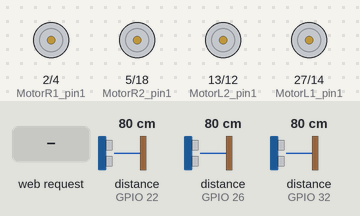
The sketch below on a simulated ESP32. Shown: motor-driver pin pairs drawn as motors (green arrow = first pin HIGH = forward, orange = second pin HIGH = backward, longer = more drive). Wiring (inferred from the names in the program): 3 × ultrasonic range finder: trigger GPIO 23, echo GPIO 22 / trigger GPIO 25, echo GPIO 26 / trigger GPIO 33, echo GPIO 32. The inputs (shaded band) are chosen by the test bench; at power-on: distance to the obstacle (sensors on GPIO 22, GPIO 26, GPIO 32) 80 cm. The echo pulse lasts 58.3 µs per cm; what the sketch prints to the serial monitor is not drawn.

Above: at 1.2 s.
1.3 s: distance to the obstacle (sensor on GPIO 22) set to 12 cm
2.8 s: distance to the obstacle (sensor on GPIO 22) set to 9 cm
At 3.4 s:
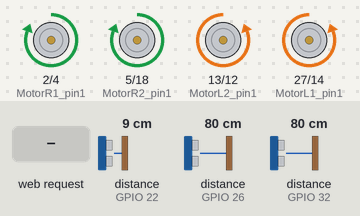
4.3 s: distance to the obstacle (sensor on GPIO 26) set to 12 cm
5.8 s: distance to the obstacle (sensor on GPIO 26) set to 9 cm
At 6.7 s:
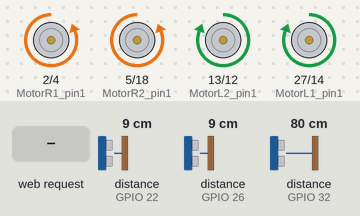
7.3 s: HTTP request GET /ON received
10.3 s: distance to the obstacle (sensor on GPIO 32) set to 7 cm
At 11.2 s:
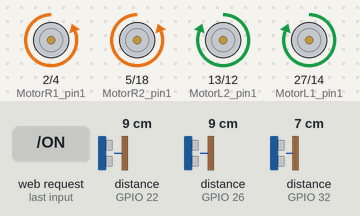
13.3 s: distance to the obstacle (sensor on GPIO 32) set to 4 cm
At 15.4 s:
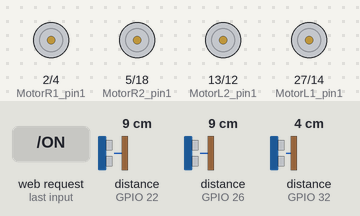
Timing chart, 0 to 16.9 s (numbered marks = the images above; inputs shaded):
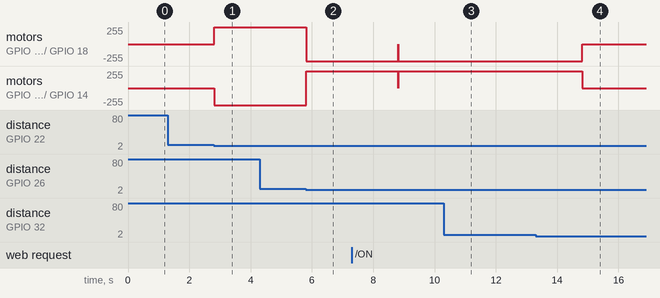

Measured:
- the behaviour switches between 11 and 10 cm on distance to the obstacle (sensor on GPIO 22) (found by bisection; images 0 and 1)
- the behaviour switches between 11 and 10 cm on distance to the obstacle (sensor on GPIO 26) (found by bisection; images 1 and 2)
- the behaviour switches between 6 and 5 cm on distance to the obstacle (sensor on GPIO 32) (found by bisection; images 3 and 4)
- after the input at 2.8 s, motor on GPIO 2 (MotorR1_pin1) / GPIO 4 (MotorR1_pin2), motor on GPIO 5 (MotorR2_pin1) / GPIO 18 (MotorR2_pin2): stopped → forward 255/255 at once; motor on GPIO 13 (MotorL2_pin1) / GPIO 12 (MotorL2_pin2), motor on GPIO 27 (MotorL1_pin1) / GPIO 14 (MotorL1_pin2): stopped → backward 255/255 at once
- after the input at 5.8 s, motor on GPIO 2 (MotorR1_pin1) / GPIO 4 (MotorR1_pin2), motor on GPIO 5 (MotorR2_pin1) / GPIO 18 (MotorR2_pin2): forward 255/255 → backward 255/255 at once; motor on GPIO 13 (MotorL2_pin1) / GPIO 12 (MotorL2_pin2), motor on GPIO 27 (MotorL1_pin1) / GPIO 14 (MotorL1_pin2): backward 255/255 → forward 255/255 at once
- after the input at 7.3 s, motor on GPIO 2 (MotorR1_pin1) / GPIO 4 (MotorR1_pin2), motor on GPIO 5 (MotorR2_pin1) / GPIO 18 (MotorR2_pin2): backward 255/255 → stopped after 1.5 s, → backward 255/255 0.01 s later
- after the input at 10.3 s, motor on GPIO 2 (MotorR1_pin1) / GPIO 4 (MotorR1_pin2), motor on GPIO 5 (MotorR2_pin1) / GPIO 18 (MotorR2_pin2): stays backward 255/255 (without the input it goes to stopped after 1.5 s)
- after the input at 13.3 s, motor on GPIO 2 (MotorR1_pin1) / GPIO 4 (MotorR1_pin2), motor on GPIO 5 (MotorR2_pin1) / GPIO 18 (MotorR2_pin2): backward 255/255 → stopped after 1.5 s; motor on GPIO 13 (MotorL2_pin1) / GPIO 12 (MotorL2_pin2), motor on GPIO 27 (MotorL1_pin1) / GPIO 14 (MotorL1_pin2): forward 255/255 → stopped after 1.5 s

The sketch:

esp32_escravo.ino
```cpp
#include <WiFi.h>

const char *ssid = "ESP32_AP";
const char *password = "12345678";

WiFiServer server(80);

const int MotorL1_pin1 = 27;
const int MotorL1_pin2 = 14;
const int MotorR1_pin1 = 2;
const int MotorR1_pin2 = 4;
const int MotorL2_pin1 = 13;
const int MotorL2_pin2 = 12;
const int MotorR2_pin1 = 5;
const int MotorR2_pin2 = 18;

const int trig1 = 25;
const int echo1 = 26;
const int trig2 = 33;
const int echo2 = 32;
const int trig3 = 23;
const int echo3 = 22;

int distance1;
int distance2;
int distance3;
long duration;

void setup() {
  Serial.begin(115200);
  WiFi.softAP(ssid, password);
  Serial.print("Iniciando Access Point... IP: ");
  Serial.println(WiFi.softAPIP());

  server.begin();

  pinMode(MotorL1_pin1, OUTPUT);
  pinMode(MotorL1_pin2, OUTPUT);
  pinMode(MotorR1_pin1, OUTPUT);
  pinMode(MotorR1_pin2, OUTPUT);
  pinMode(MotorL2_pin1, OUTPUT);
  pinMode(MotorL2_pin2, OUTPUT);
  pinMode(MotorR2_pin1, OUTPUT);
  pinMode(MotorR2_pin2, OUTPUT);

  pinMode(trig1, OUTPUT);
  pinMode(echo1, INPUT);
  pinMode(trig2, OUTPUT);
  pinMode(echo2, INPUT);
  pinMode(trig3, OUTPUT);
  pinMode(echo3, INPUT);
}

void Stop() {
  digitalWrite(MotorL1_pin1, LOW);
  digitalWrite(MotorL1_pin2, LOW);
  digitalWrite(MotorR1_pin1, LOW);
  digitalWrite(MotorR1_pin2, LOW);
  digitalWrite(MotorL2_pin1, LOW);
  digitalWrite(MotorL2_pin2, LOW);
  digitalWrite(MotorR2_pin1, LOW);
  digitalWrite(MotorR2_pin2, LOW);
}

void Forward() {
  digitalWrite(MotorL1_pin1, HIGH);
  digitalWrite(MotorL1_pin2, LOW);
  digitalWrite(MotorR1_pin1, HIGH);
  digitalWrite(MotorR1_pin2, LOW);
  digitalWrite(MotorL2_pin1, HIGH);
  digitalWrite(MotorL2_pin2, LOW);
  digitalWrite(MotorR2_pin1, HIGH);
  digitalWrite(MotorR2_pin2, LOW);
}

void Left() {
  digitalWrite(MotorL1_pin1, LOW);
  digitalWrite(MotorL1_pin2, HIGH);
  digitalWrite(MotorR1_pin1, HIGH);
  digitalWrite(MotorR1_pin2, LOW);
  digitalWrite(MotorL2_pin1, LOW);
  digitalWrite(MotorL2_pin2, HIGH);
  digitalWrite(MotorR2_pin1, HIGH);
  digitalWrite(MotorR2_pin2, LOW);
}

void Right() {
  digitalWrite(MotorL1_pin1, HIGH);
  digitalWrite(MotorL1_pin2, LOW);
  digitalWrite(MotorR1_pin1, LOW);
  digitalWrite(MotorR1_pin2, HIGH);
  digitalWrite(MotorL2_pin1, HIGH);
  digitalWrite(MotorL2_pin2, LOW);
  digitalWrite(MotorR2_pin1, LOW);
  digitalWrite(MotorR2_pin2, HIGH);
}

void Turn180() {
  digitalWrite(MotorL1_pin1, HIGH);
  digitalWrite(MotorL1_pin2, LOW);
  digitalWrite(MotorR1_pin1, LOW);
  digitalWrite(MotorR1_pin2, HIGH);
  digitalWrite(MotorL2_pin1, HIGH);
  digitalWrite(MotorL2_pin2, LOW);
  digitalWrite(MotorR2_pin1, LOW);
  digitalWrite(MotorR2_pin2, HIGH);
  delay(3000);
  Stop();
}

void readDistances() {
  digitalWrite(trig1, LOW);
  delayMicroseconds(2);
  digitalWrite(trig1, HIGH);
  delayMicroseconds(10);
  digitalWrite(trig1, LOW);
  duration = pulseIn(echo1, HIGH);
  distance1 = duration * 0.034 / 2;

  digitalWrite(trig2, LOW);
  delayMicroseconds(2);
  digitalWrite(trig2, HIGH);
  delayMicroseconds(10);
  digitalWrite(trig2, LOW);
  duration = pulseIn(echo2, HIGH);
  distance2 = duration * 0.034 / 2;

  digitalWrite(trig3, LOW);
  delayMicroseconds(2);
  digitalWrite(trig3, HIGH);
  delayMicroseconds(10);
  digitalWrite(trig3, LOW);
  duration = pulseIn(echo3, HIGH);
  distance3 = duration * 0.034 / 2;

  Serial.print("Distance1: "); Serial.println(distance1);
  Serial.print("Distance2: "); Serial.println(distance2);
  Serial.print("Distance3: "); Serial.println(distance3);
}

void handleMovement() {
  if (distance1 < 5 || distance2 < 5 || distance3 < 5) {
    Stop();
  } else if (distance1 < 10) {
    Turn180();
  } else if (distance2 < 10) {
    Right();
  } else if (distance3 < 10) {
    Left();
  }
}

void handleClient() {
  WiFiClient client = server.available();
  if (client) {
    Serial.println("Cliente conectado");
    while (client.connected()) {
      if (client.available()) {
        String command = client.readStringUntil('\n');
        command.trim();
        Serial.print("Comando recebido: ");
        Serial.println(command);
        if (command == "ON") {
          Forward();
        } else if (command == "OFF") {
          Stop();
        }
        client.println("Comando recebido: " + command);
      }
      readDistances();
      handleMovement();
    }
    client.stop();
    Serial.println("Cliente desconectado");
  }
}

void loop() {
  readDistances();
  handleMovement();
  handleClient();
}
```
